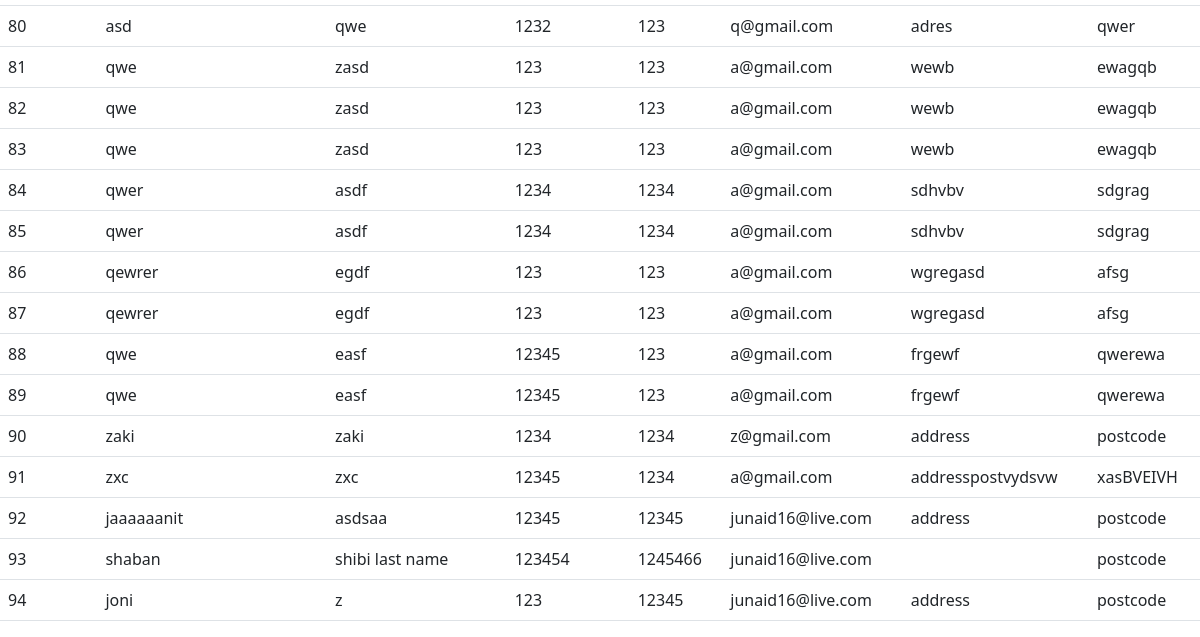
Page /Client_little_info (lower part) on the earlier database version.
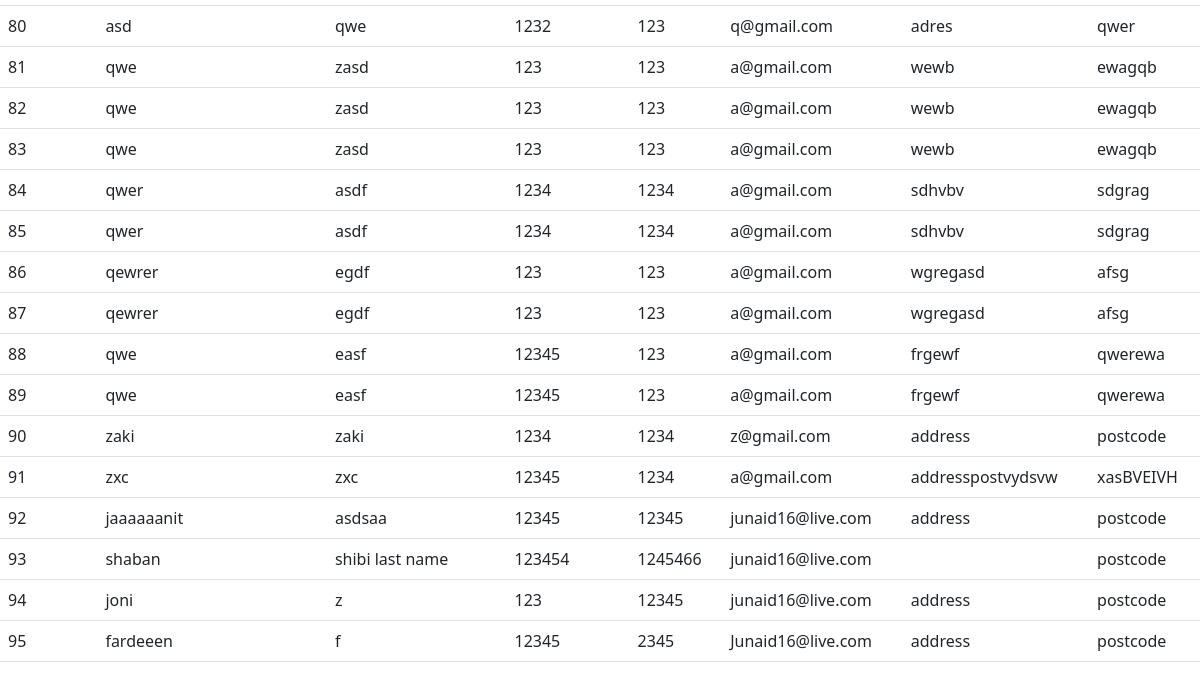
Same page on the later database version.
### customer/models.py (models this page shows, shortened)
class Customer(models.Model):
    id = models.AutoField(primary_key=True)
    first_name = models.CharField(max_length=250)
    last_name = models.CharField(max_length=250)
    phone  = models.IntegerField()
    landline  = models.IntegerField()
    email = models.EmailField(max_length=250)
    address = models.CharField(max_length=250)
    postcode = models.CharField(max_length=250)
    created_date = models.DateTimeField(null=True, blank= True)#
    created_by = models.ForeignKey(User,on_delete=models.CASCADE, null=True, blank=True)

### customer/views.py (the view)
# urls.py: path('Client_little_info', views.Client_little_info, name='Client_little_info'),
def Client_little_info(request):
    find_client = Customer.objects.all()
    context = {'search_clients_context':find_client}
    return render(request, 'Client_little_info.html',context )

### templates/Client_little_info.html (shortened to what this page needs)
{% extends 'base.html' %}
{% block content %}
    <table class="table table-hover " >
        <tbody>
            {% for search_clients in search_clients_context %}
          <tr>
            <td>  {{ search_clients.id }} </td>
            <td>{{search_clients.first_name}}</td>
            <td>{{search_clients.last_name}}</td>
            <td>{{search_clients.phone}}</td>
            <td>{{search_clients.landline}}</td>
            <td>{{search_clients.email}}</td>
            <td>{{search_clients.address}}</td>
            <td>{{search_clients.postcode}}</td>
          </tr>
          {% endfor %}
        </tbody>
      </table>
{% endblock %}

Differences in the rows shown:
added Customer: id "95", first_name "fardeeen", last_name "f", phone "12345", landline "2345", email "Junaid16@live.com", address "address", postcode "postcode"
